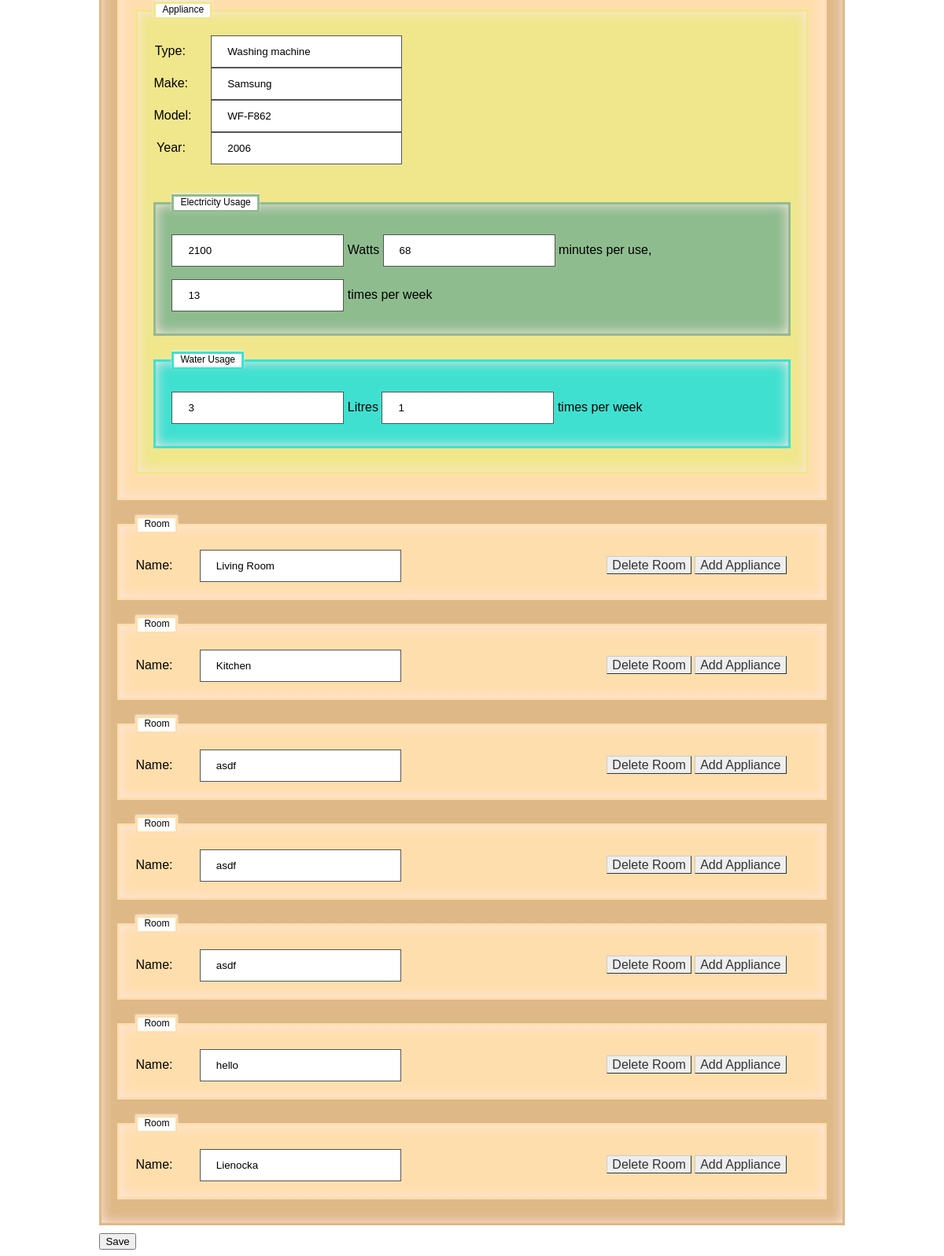
The page /expenses/1/ (lower part) on the database as committed earlier.
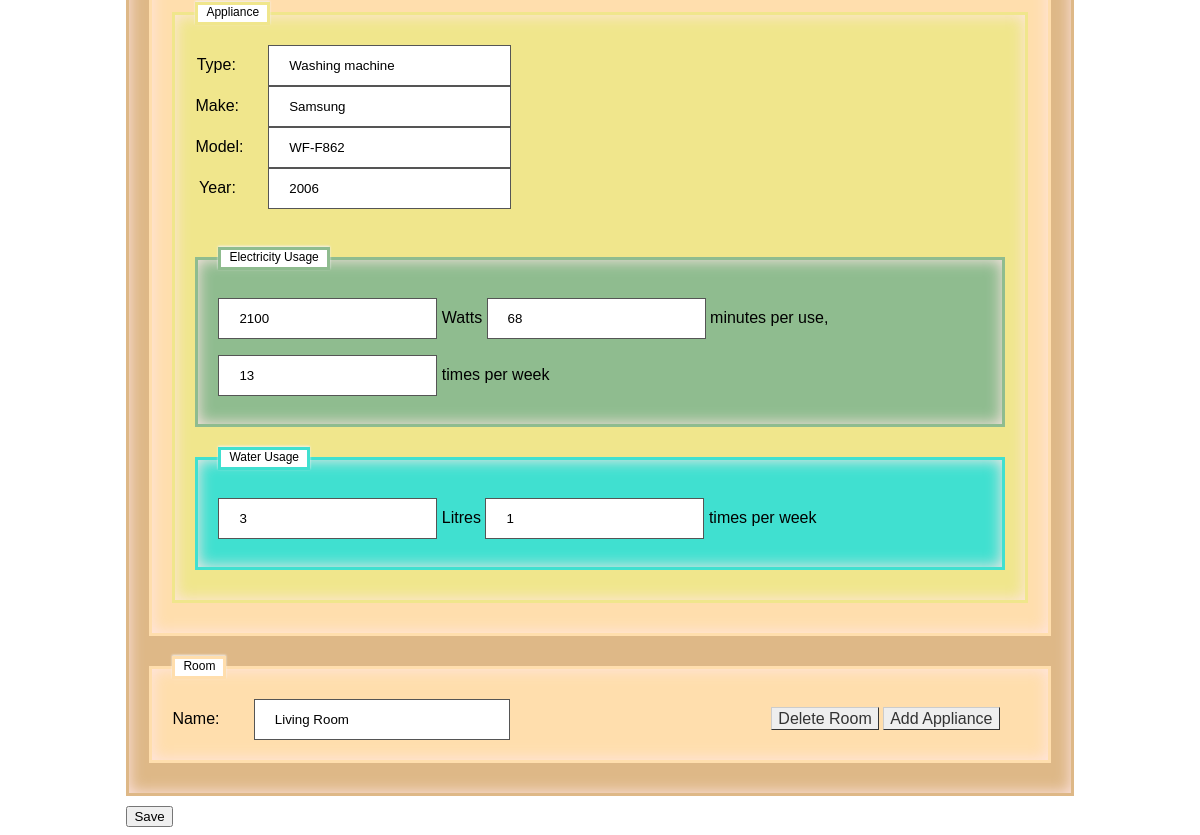
The same page on the database as committed later.
### expenses/models.py (models this page shows, shortened)
class Appliance(models.Model):
    room = models.ForeignKey(Room, on_delete=models.DO_NOTHING)
    type = models.CharField(max_length=200)
    make = models.CharField(max_length=200)
    model = models.CharField(max_length=200)
    year = models.IntegerField()
    uses_electricity = models.BooleanField(default=False)
    uses_water = models.BooleanField(default=False)
    uses_gas = models.BooleanField(default=False)

class ElectricityUsage(models.Model):
    appliance = models.ForeignKey(Appliance, on_delete=models.CASCADE)
    watts = models.IntegerField()
    time_minutes = models.IntegerField()
    occurrences_per_week = models.IntegerField()

class WaterUsage(models.Model):
    appliance = models.ForeignKey(Appliance, on_delete=models.CASCADE)
    litres = models.IntegerField()
    occurrences_per_week = models.IntegerField()

class Room(models.Model):
    dwelling = models.ForeignKey(Dwelling, on_delete=models.CASCADE)
    name = models.CharField(max_length=200)

### expenses/views.py (the view)
# urls.py: url(r'^(?P<dwelling_id>[0-9]+)/$', views.dwelling_detail, name='dwelling_detail'),
def dwelling_detail(request, dwelling_id):
    dwelling = Dwelling.objects.get(pk=dwelling_id)
    context = {'dwelling': dwelling}
    return render(request, 'expenses/dwelling_detail.html', context)

### expenses/models.py (called while the page is built)
    def __str__(self):
        return self.type + ' @ ' + self.address

### expenses/templates/expenses/dwelling_detail.html (shortened to what this page needs)
{% load staticfiles %}
<html>
<head>
<link rel="stylesheet" href="{% static 'expenses/dwelling.css' %}">
</head>
<body>
<form action="{% url 'dwelling_update' dwelling.id %}" method="post">
<fieldset><legend>Dwelling</legend>
<input class="dwelling" type="text" name="type{{ dwelling.id }}" value="{{ dwelling.type }}" /><br/>
<input class="dwelling" type="text" name="address{{ dwelling.id }}" value="{{ dwelling.address }}" /><br/>
{% for room in dwelling.room_set.all %}
    <fieldset class="room"><legend class="room">Room</legend>
    <label class="dwelling">Name:</label>
    <input class="dwelling" type="text" name="room_name{{ room.id }}" value="{{ room.name }}" />
    <a href="{% url 'room_delete' room.id %}" class="button">Delete Room</a>
    <a href="{% url 'appliance_add' room.id %}" class="button">Add Appliance</a>
    <br/>
    {% for appliance in room.appliance_set.all %}
        <fieldset class="appliance"><legend class="appliance">Appliance</legend>
        <label class="dwelling">Type:</label><input type="text" class="dwelling" name="appliance_type{{ appliance.id }}" value="{{ appliance.type }}" /></br>
        <label class="dwelling">Make:</label><input type="text" class="dwelling" name="appliance_make{{ appliance.id }}" value="{{ appliance.make }}" /></br>
        <label class="dwelling">Model:</label><input type="text" class="dwelling" name="appliance_model{{ appliance.id }}" value="{{ appliance.model }}" /></br>
        <label class="dwelling">Year:</label><input type="text" class="dwelling" name="appliance_year{{ appliance.id }}" value="{{ appliance.year }}" /></br>
        {% for electricity_usage in appliance.electricityusage_set.all %}
            <fieldset class="electricity_usage"><legend class="electricity_usage">Electricity Usage</legend>
            <input type="text"  class="electricity_usage" name="electricity_usage_watts{{ electricity_usage.id }}" value="{{ electricity_usage.watts }}" />
            <label>Watts</label>
            <input type="text" class="electricity_usage" name="electricity_usage_time_minutes{{ electricity_usage.id }}" value="{{ electricity_usage.time_minutes }}" />
            <label>minutes per use, </label>
            <input type="text" class="electricity_usage" name="electricity_usage_occurrences_per_week{{ electricity_usage.id }}" value="{{ electricity_usage.occurrences_per_week }}" />
            <label>times per week</label></br>
            </fieldset>
        {% endfor %}
        {% for water_usage in appliance.waterusage_set.all %}
            <fieldset class="water_usage"><legend class="water_usage">Water Usage</legend>
            <input type="text"  class="water_usage" name="water_usage_litres{{ water_usage.id }}" value="{{ water_usage.litres }}" />
            <label>Litres</label>
            <input type="text" class="water_usage" name="water_usage_occurrences_per_week{{ water_usage.id }}" value="{{ water_usage.occurrences_per_week }}" />
            <label>times per week</label></br>
            </fieldset>
        {% endfor %}
        </fieldset>
    {% endfor %}
    </fieldset>
{% endfor %}
</fieldset>
<input type="submit" value="Save" />
</form>
</body>
</html>

### expenses/static/expenses/dwelling.css (style rules this page uses)
form { width: 80%; margin: 0 auto; }
.button { text-decoration: none; background-color: #EEEEEE; color: #333333; padding: 2px 6px 2px 6px; border-top: 1px solid #CCCCCC; border-right: 1px solid #333333; border-bottom: 1px solid #333333; border-left: 1px solid #CCCCCC; }
label.dwelling, input.dwelling { display: inline-block; }
label.dwelling { width: 5%; text-align: right; }
label.dwelling + input.dwelling { width: 30%; margin: 0 30% 0 4%; }
input[type=text] { width: 100%; padding: 12px 20px; margin: 8px 0; box-sizing: border-box; border: 1px solid #555; outline: none; font-family: Verdana, sans-serif; }
input[type=text].electricity_usage { width: fit-content; }
input[type=text].water_usage { width: fit-content; }
fieldset { margin: 20px 0px 10px 0px; border: 3px solid BurlyWood; padding: 20px; background: BurlyWood; box-shadow: inset 0px 0px 15px #FFE5E5; -moz-box-shadow: inset 0px 0px 15px #FFE5E5; -webkit-box-shadow: inset 0px 0px 15px #FFE5E5; font-family: Verdana, sans-serif; }
fieldset.room { background: NavajoWhite; border: 3px solid NavajoWhite; }
fieldset.appliance { background: Khaki; border: 3px solid Khaki; }
fieldset.electricity_usage { background: DarkSeaGreen; border: 3px solid DarkSeaGreen; }
fieldset.water_usage { background: Turquoise; border: 3px solid Turquoise; }
fieldset legend { color: black; border: 3px solid BurlyWood; background: white; padding: 0px 8px 3px 8px; box-shadow: -0px -1px 2px #F1F1F1; -moz-box-shadow:-0px -1px 2px #F1F1F1; -webkit-box-shadow:-0px -1px 2px #F1F1F1; font-weight: normal; font-size: 12px; font-family: Verdana, sans-serif; }
fieldset legend.room { border: 3px solid NavajoWhite; }
fieldset legend.appliance { border: 3px solid Khaki; }
fieldset legend.electricity_usage { border: 3px solid DarkSeaGreen; }
fieldset legend.water_usage { border: 3px solid Turquoise; }

Rows that differ between the two databases and show on the page:
removed Room: name "Kitchen"
removed Room: name "asdf"
removed Room: name "asdf"
removed Room: name "asdf"
removed Room: name "hello"
removed Room: name "Lienocka"
